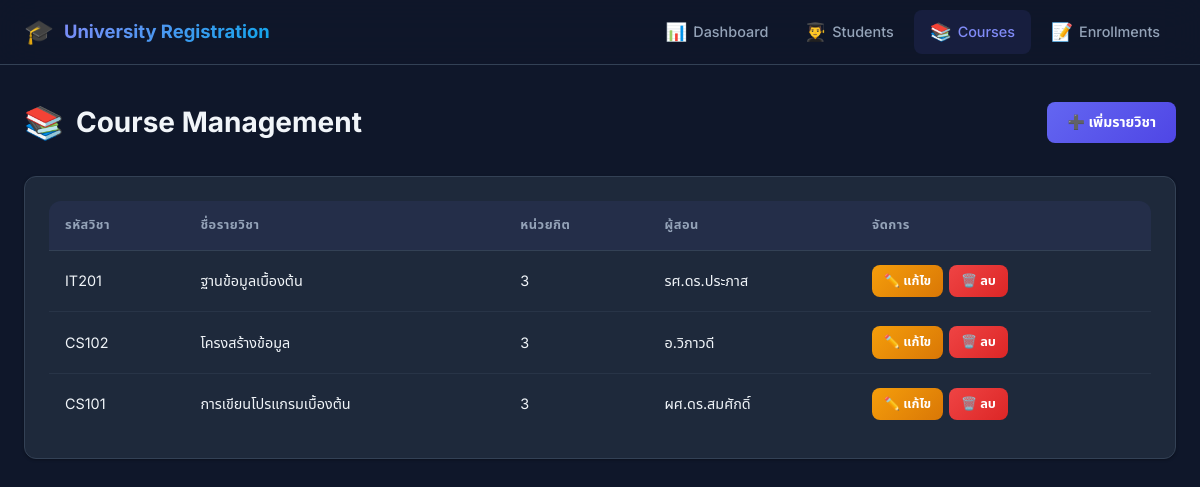
Page /pages/courses.php on the committed database.
### tables this page shows
CREATE TABLE IF NOT EXISTS courses (
    id INT AUTO_INCREMENT PRIMARY KEY,
    course_code VARCHAR(20) NOT NULL UNIQUE,
    course_name VARCHAR(100) NOT NULL,
    credits INT NOT NULL,
    teacher VARCHAR(100) NOT NULL
);

### pages/courses.php (the view, shortened to what this page needs)
<?php
require_once __DIR__ . '/../config/database.php';
$stmt = $pdo->query("SELECT * FROM courses ORDER BY id DESC");
$courses = $stmt->fetchAll();
require_once __DIR__ . '/../includes/header.php';
require_once __DIR__ . '/../includes/navbar.php';
?>
<div class="main-content">
    <div class="page-header">
        <h1 class="page-title">
            <span class="page-title-icon">📚</span>
            Course Management
        </h1>
        <button class="btn btn-primary" onclick="openModal('courseModal')">
            ➕ เพิ่มรายวิชา
        </button>
    </div>
    <div class="card">
        <?php if (count($courses) > 0): ?>
        <div class="table-container">
            <table class="data-table">
                <thead>
                    <tr>
                        <th>รหัสวิชา</th>
                        <th>ชื่อรายวิชา</th>
                        <th>หน่วยกิต</th>
                        <th>ผู้สอน</th>
                        <th>จัดการ</th>
                    </tr>
                </thead>
                <tbody>
                    <?php foreach ($courses as $course): ?>
                    <tr>
                        <td><?= htmlspecialchars($course['course_code']) ?></td>
                        <td><?= htmlspecialchars($course['course_name']) ?></td>
                        <td><?= $course['credits'] ?></td>
                        <td><?= htmlspecialchars($course['teacher']) ?></td>
                        <td>
                            <div class="action-buttons">
                                <a href="courses.php?edit=<?= $course['id'] ?>" class="btn btn-warning btn-sm">
                                    ✏️ แก้ไข
                                </a>
                                <form method="POST" action="../actions/course_delete.php" style="display:inline;"
                                      onsubmit="return confirmDelete('<?= htmlspecialchars($course['course_name'], ENT_QUOTES) ?>')">
                                    <button type="submit" class="btn btn-danger btn-sm">🗑️ ลบ</button>
                                </form>
                            </div>
                        </td>
                    </tr>
                    <?php endforeach; ?>
                </tbody>
            </table>
        </div>
        <?php endif; ?>
    </div>
</div>
<?php require_once __DIR__ . '/../includes/footer.php'; ?>

### css/style.css (style rules this page uses)
:root { --color-primary: #6366f1; --color-primary-dark: #4f46e5; --color-primary-light: #818cf8; --color-secondary: #0ea5e9; --color-success: #10b981; --color-warning: #f59e0b; --color-danger: #ef4444; --color-danger-dark: #dc2626; --bg-body: #0f172a; --bg-card: #1e293b; --bg-card-hover: #273548; --bg-input: #0f172a; --bg-navbar: rgba(15, 23, 42, 0.8); --text-primary: #f1f5f9; --text-secondary: #94a3b8; --text-muted: #64748b; --border-color: #334155; --border-radius: 12px; --border-radius-sm: 8px; --shadow-sm: 0 1px 3px rgba(0, 0, 0, 0.3); --shadow-md: 0 4px 20px rgba(0, 0, 0, 0.3); --shadow-lg: 0 10px 40px rgba(0, 0, 0, 0.4); --shadow-glow: 0 0 20px rgba(99, 102, 241, 0.15); --transition: all 0.3s ease; --font-family: 'Inter', 'Noto Sans Thai', sans-serif; }
* { margin: 0; padding: 0; box-sizing: border-box; }
body { font-family: var(--font-family); background: var(--bg-body); color: var(--text-primary); line-height: 1.6; min-height: 100vh; }
a { text-decoration: none; color: inherit; }
.main-content { max-width: 1200px; margin: 0 auto; padding: 32px 24px; }
.page-header { display: flex; align-items: center; justify-content: space-between; margin-bottom: 28px; }
.page-title { font-size: 1.75rem; font-weight: 700; display: flex; align-items: center; gap: 12px; }
.page-title-icon { font-size: 2rem; }
.card { background: var(--bg-card); border: 1px solid var(--border-color); border-radius: var(--border-radius); padding: 24px; box-shadow: var(--shadow-sm); transition: var(--transition); }
.btn { display: inline-flex; align-items: center; gap: 6px; padding: 10px 20px; border: none; border-radius: var(--border-radius-sm); font-family: var(--font-family); font-size: 0.875rem; font-weight: 600; cursor: pointer; transition: var(--transition); text-decoration: none; }
.btn-primary { background: linear-gradient(135deg, var(--color-primary), var(--color-primary-dark)); color: white; }
.btn-warning { background: linear-gradient(135deg, var(--color-warning), #d97706); color: white; }
.btn-danger { background: linear-gradient(135deg, var(--color-danger), var(--color-danger-dark)); color: white; }
.btn-sm { padding: 6px 12px; font-size: 0.8rem; }
.table-container { overflow-x: auto; border-radius: var(--border-radius); }
.data-table { width: 100%; border-collapse: collapse; }
.data-table thead th { background: rgba(99, 102, 241, 0.08); padding: 14px 16px; text-align: left; font-size: 0.8rem; font-weight: 600; color: var(--text-secondary); text-transform: uppercase; letter-spacing: 0.5px; border-bottom: 1px solid var(--border-color); }
.data-table tbody td { padding: 14px 16px; font-size: 0.9rem; border-bottom: 1px solid rgba(51, 65, 85, 0.5); color: var(--text-primary); }
.data-table tbody tr { transition: var(--transition); }
.data-table tbody tr:last-child td { border-bottom: none; }
.action-buttons { display: flex; gap: 6px; }

### rows in the picture
courses: course_code "IT201", course_name "ฐานข้อมูลเบื้องต้น", credits "3", teacher "รศ.ดร.ประภาส"
courses: course_code "CS102", course_name "โครงสร้างข้อมูล", credits "3", teacher "อ.วิภาวดี"
courses: course_code "CS101", course_name "การเขียนโปรแกรมเบื้องต้น", credits "3", teacher "ผศ.ดร.สมศักดิ์"
